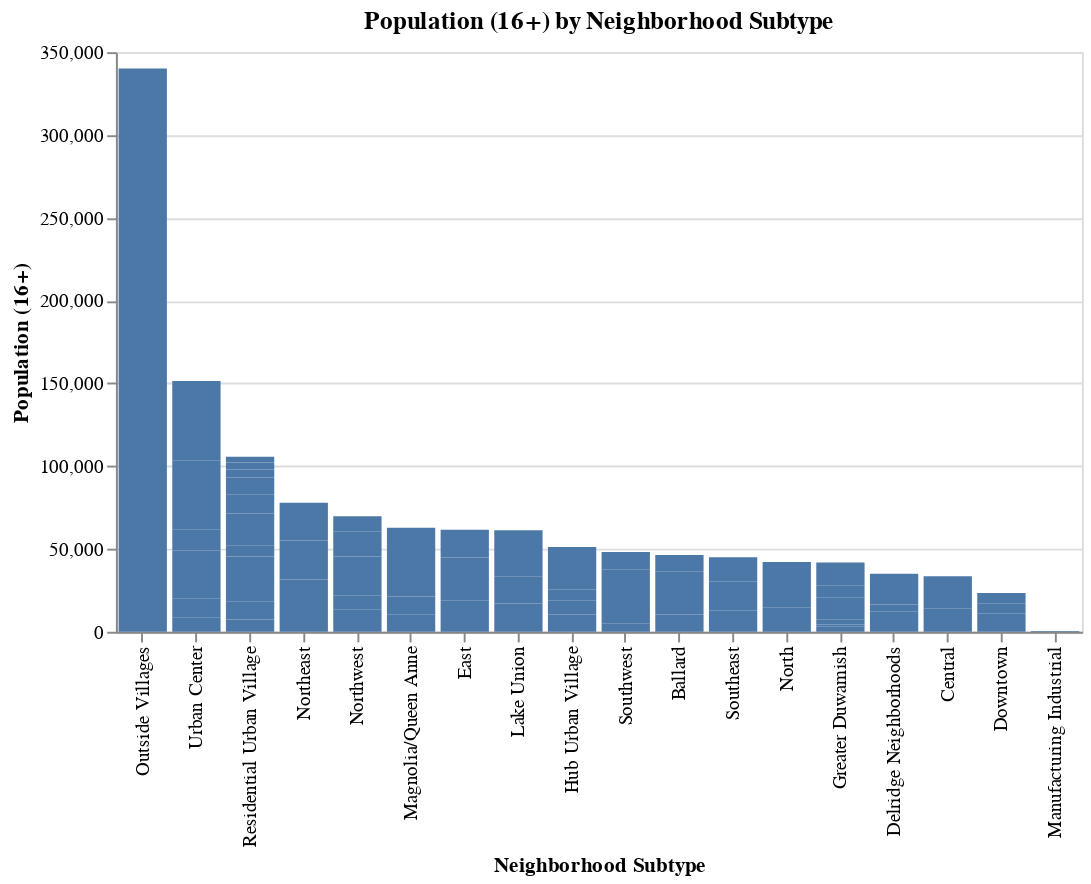

Here is the notebook cell this chart was saved with:
### Markdown cell above
## EDA

### Code cell
import altair as alt
alt.data_transformers.disable_max_rows()
chart1 = (
    alt.Chart(poverty_data)
    .mark_bar()
    .encode(
        x=alt.X("Neighborhood Subtype:N", sort="-y", title="Neighborhood Subtype"),
        y=alt.Y("Population (16+):Q", title="Population (16+)"),
        tooltip=[
            alt.Tooltip("Neighborhood Name:N", title="Neighborhood"),
            alt.Tooltip("Neighborhood Subtype:N", title="Subtype"),
            alt.Tooltip("Population (16+):Q", title="Population (16+)")
        ]
    )
    .properties(
        title="Population (16+) by Neighborhood Subtype",
        width=500,
        height=300
    )
)
chart1
